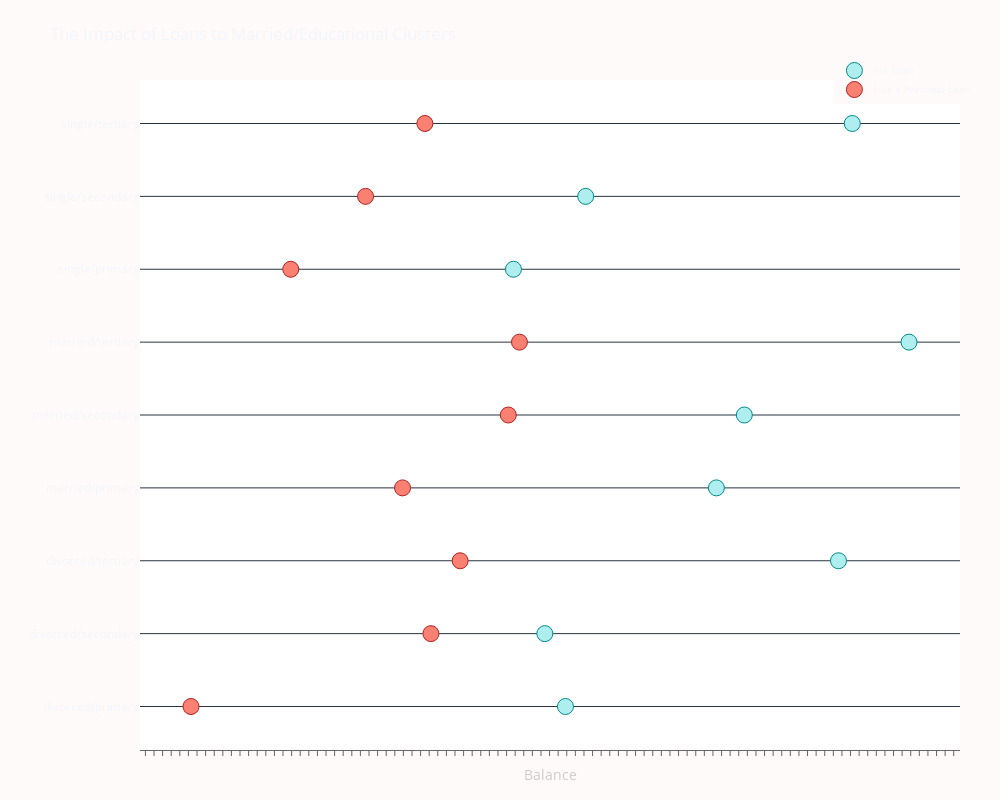

This figure's notebook cell:
### Code cell
import plotly.graph_objects as go
from plotly.offline import init_notebook_mode, iplot

init_notebook_mode(connected=True)

# Prepare data
loan_balance = df.groupby(['marital/education', 'loan'], as_index=False)['balance'].median()

no_loan = loan_balance['balance'].loc[loan_balance['loan'] == 'no'].values
has_loan = loan_balance['balance'].loc[loan_balance['loan'] == 'yes'].values
labels = loan_balance['marital/education'].unique().tolist()

# Traces
trace0 = go.Scatter(
    x=no_loan,
    y=labels,
    mode='markers',
    name='No Loan',
    marker=dict(
        color='rgb(175,238,238)',
        line=dict(color='rgb(0,139,139)', width=1),
        symbol='circle',
        size=16
    )
)

trace1 = go.Scatter(
    x=has_loan,
    y=labels,
    mode='markers',
    name='Has a Previous Loan',
    marker=dict(
        color='rgb(250,128,114)',
        line=dict(color='rgb(178,34,34)', width=1),
        symbol='circle',
        size=16
    )
)

# Layout
layout = go.Layout(
    title="The Impact of Loans to Married/Educational Clusters",
    xaxis=dict(
        showgrid=False,
        showline=True,
        linecolor='rgb(102, 102, 102)',
        title=dict(
            text='Balance',       # axis title text
            font=dict(color='rgb(204, 204, 204)')
        ),
        tickfont=dict(color='rgb(102, 102, 102)'),
        showticklabels=False,
        dtick=10,
        ticks='outside',
        tickcolor='rgb(102, 102, 102)',
    ),
    margin=dict(l=140, r=40, b=50, t=80),
    legend=dict(font=dict(size=10), yanchor='middle', xanchor='right'),
    width=1000,
    height=800,
    paper_bgcolor='rgb(255,250,250)',
    plot_bgcolor='rgb(255,255,255)',
    hovermode='closest'
)

fig = go.Figure(data=[trace0, trace1], layout=layout)
iplot(fig)

### Figure 1 — Plotly figure (JSON) as saved in the notebook; plotly's stock layout.template omitted (floating-point values rounded to 4 significant figures)
{"data": [{"marker": {"color": "rgb(175,238,238)", "line": {"color": "rgb(0,139,139)", "width": 1}, "size": 16, "symbol": "circle"}, "mode": "markers", "name": "No Loan", "x": [498.5, 474.5, 816.0, 674.0, 706.5, 898.0, 438.0, 522.0, 832.0], "y": ["divorced/primary", "divorced/secondary", "divorced/tertiary", "married/primary", "married/secondary", "married/tertiary", "single/primary", "single/secondary", "single/tertiary"], "type": "scatter"}, {"marker": {"color": "rgb(250,128,114)", "line": {"color": "rgb(178,34,34)", "width": 1}, "size": 16, "symbol": "circle"}, "mode": "markers", "name": "Has a Previous Loan", "x": [63.0, 342.0, 376.0, 309.0, 432.0, 445.0, 179.0, 266.0, 335.0], "y": ["divorced/primary", "divorced/secondary", "divorced/tertiary", "married/primary", "married/secondary", "married/tertiary", "single/primary", "single/secondary", "single/tertiary"], "type": "scatter"}], "layout": {"height": 800, "hovermode": "closest", "legend": {"font": {"size": 10}, "xanchor": "right", "yanchor": "middle"}, "margin": {"b": 50, "l": 140, "r": 40, "t": 80}, "paper_bgcolor": "rgb(255,250,250)", "plot_bgcolor": "rgb(255,255,255)", "title": {"text": "The Impact of Loans to Married/Educational Clusters"}, "width": 1000, "xaxis": {"dtick": 10, "linecolor": "rgb(102, 102, 102)", "showgrid": false, "showline": true, "showticklabels": false, "tickcolor": "rgb(102, 102, 102)", "tickfont": {"color": "rgb(102, 102, 102)"}, "ticks": "outside", "title": {"font": {"color": "rgb(204, 204, 204)"}, "text": "Balance"}}}}
